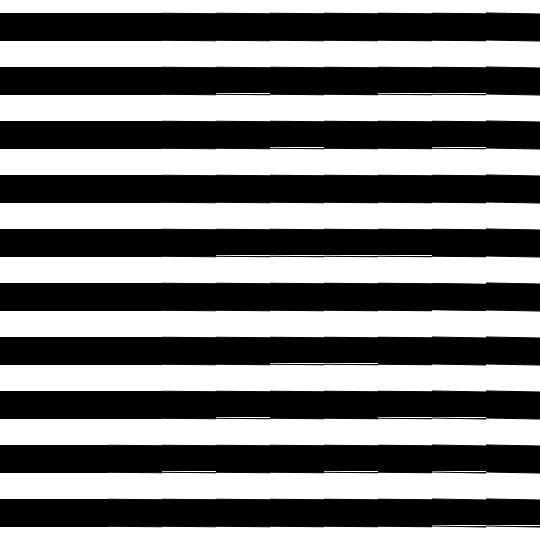
Frame 1 (no input)
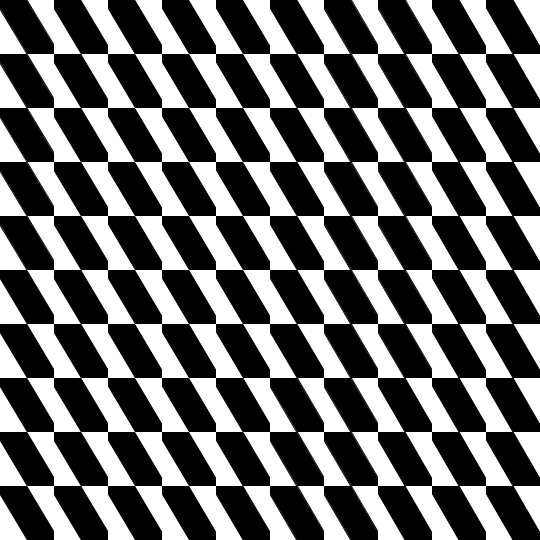
Frame 60 (the mouse pressed at the canvas centre just before this capture)
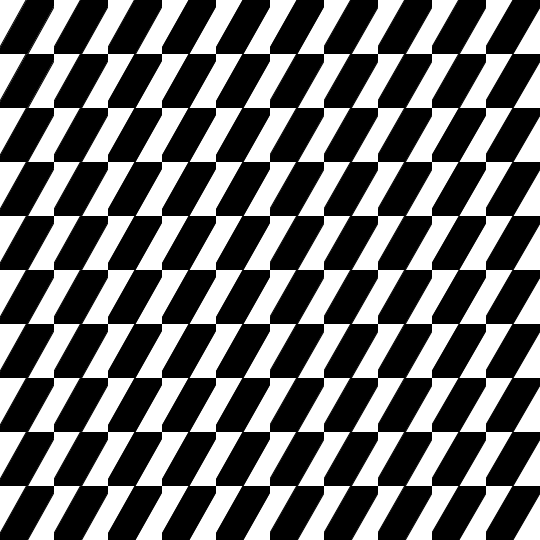
Frame 120 (the mouse held since frame 60 and released just before this capture)

The Processing sketch that drew these frames (run headless with seeded random() and noise(); from frame 60 on, the mouse is pressed at the canvas centre):

// Processing sketch: kenji_luyeye2
// ── kenji_luyeye2.pde
int cols = 10, rows = cols, w, h, frms = 120;
Square[] squares = new Square[rows*cols];
float theta;
PVector v;
long limit = 100;
float rot = 0.000001;

void setup() {
  size(540, 540);
  w = 540/cols;
  h = 540/rows;
  int i=0;
  for (int x=0; x<rows; x++) {
    for (int y=0; y<cols; y++) {
      squares[i] = new Square(x*w, y*h);
      i++;
    }
  }
}

void draw() {
  randomSeed(1234);
  background(255);
  v = new PVector(width/2+sin(theta)*200, height/2+cos(theta)*200);
  for (int i=0; i<cols*rows; i++) {
    squares[i].update();
    squares[i].display();
  }
  theta += TWO_PI/frms;
}

class Square {

  PGraphics square;
  float x, y;

  Square(float _x, float _y) {
    x = _x;
    y = _y;
    square = createGraphics(w, h);
  }

  void update() {
    rot+=0.1;
    float distance = dist(v.x, v.y, x+w/2, y+h/2);
    float r = radians(rot*0.1) ;
    square.beginDraw();
    square.rectMode(CENTER);
    square.background(255)
    ;
    square.pushMatrix();
    square.translate(w/2, h/2);
    square.rotate(r);
    square.fill(0);
    square.rect(0, 0, 200, h/2);
    square.popMatrix();
    square.endDraw();
  }

  void display() {
    image(square, x, y);
  }
}
